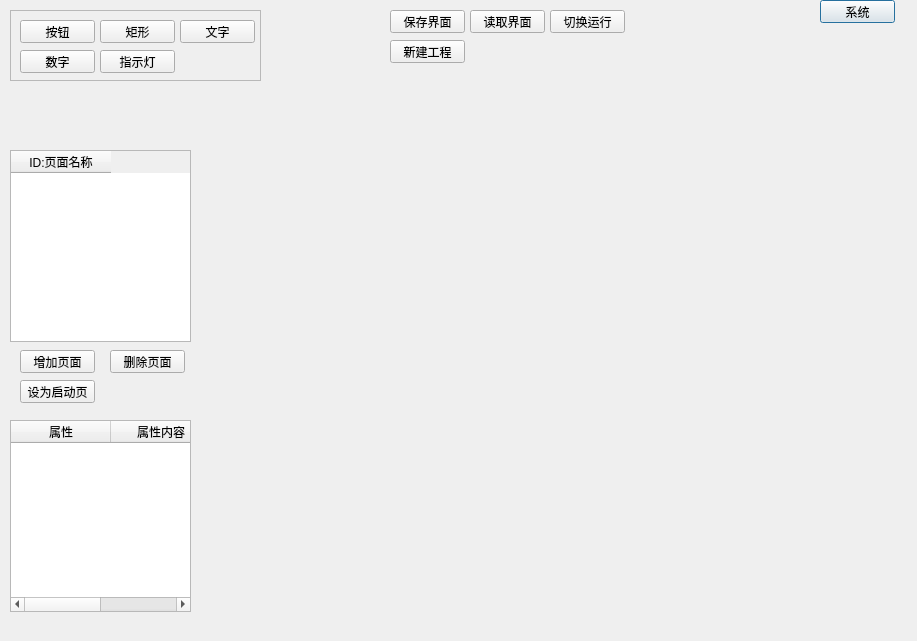
<ui version="4.0" >
 <class>econwinClass</class>
 <widget class="QDialog" name="econwinClass" >
  <property name="geometry" >
   <rect>
    <x>0</x>
    <y>0</y>
    <width>917</width>
    <height>641</height>
   </rect>
  </property>
  <property name="windowTitle" >
   <string>econwin</string>
  </property>
  <property name="autoFillBackground" >
   <bool>true</bool>
  </property>
  <widget class="QPushButton" name="pushButton" >
   <property name="geometry" >
    <rect>
     <x>820</x>
     <y>0</y>
     <width>75</width>
     <height>23</height>
    </rect>
   </property>
   <property name="text" >
    <string>系统</string>
   </property>
  </widget>
  <widget class="QPushButton" name="pushButton_save" >
   <property name="geometry" >
    <rect>
     <x>390</x>
     <y>10</y>
     <width>75</width>
     <height>23</height>
    </rect>
   </property>
   <property name="text" >
    <string>保存界面</string>
   </property>
  </widget>
  <widget class="QPushButton" name="pushButton_read" >
   <property name="geometry" >
    <rect>
     <x>470</x>
     <y>10</y>
     <width>75</width>
     <height>23</height>
    </rect>
   </property>
   <property name="text" >
    <string>读取界面</string>
   </property>
  </widget>
  <widget class="QPushButton" name="pb_yunxing" >
   <property name="geometry" >
    <rect>
     <x>550</x>
     <y>10</y>
     <width>75</width>
     <height>23</height>
    </rect>
   </property>
   <property name="text" >
    <string>切换运行</string>
   </property>
  </widget>
  <widget class="QFrame" name="frame" >
   <property name="geometry" >
    <rect>
     <x>10</x>
     <y>10</y>
     <width>251</width>
     <height>71</height>
    </rect>
   </property>
   <property name="frameShape" >
    <enum>QFrame::StyledPanel</enum>
   </property>
   <property name="frameShadow" >
    <enum>QFrame::Sunken</enum>
   </property>
   <widget class="QPushButton" name="pushButton_2" >
    <property name="geometry" >
     <rect>
      <x>10</x>
      <y>10</y>
      <width>75</width>
      <height>23</height>
     </rect>
    </property>
    <property name="text" >
     <string>按钮</string>
    </property>
   </widget>
   <widget class="QPushButton" name="pb_juxing" >
    <property name="geometry" >
     <rect>
      <x>90</x>
      <y>10</y>
      <width>75</width>
      <height>23</height>
     </rect>
    </property>
    <property name="text" >
     <string>矩形</string>
    </property>
   </widget>
   <widget class="QPushButton" name="pb_wenzhi" >
    <property name="geometry" >
     <rect>
      <x>170</x>
      <y>10</y>
      <width>75</width>
      <height>23</height>
     </rect>
    </property>
    <property name="text" >
     <string>文字</string>
    </property>
   </widget>
   <widget class="QPushButton" name="pb_shuzhi" >
    <property name="geometry" >
     <rect>
      <x>10</x>
      <y>40</y>
      <width>75</width>
      <height>23</height>
     </rect>
    </property>
    <property name="text" >
     <string>数字</string>
    </property>
   </widget>
   <widget class="QPushButton" name="pb_zhishideng" >
    <property name="geometry" >
     <rect>
      <x>90</x>
      <y>40</y>
      <width>75</width>
      <height>23</height>
     </rect>
    </property>
    <property name="text" >
     <string>指示灯</string>
    </property>
   </widget>
  </widget>
  <widget class="QPushButton" name="pb_zhenjiayemian" >
   <property name="geometry" >
    <rect>
     <x>20</x>
     <y>350</y>
     <width>75</width>
     <height>23</height>
    </rect>
   </property>
   <property name="text" >
    <string>增加页面</string>
   </property>
  </widget>
  <widget class="QTableWidget" name="yemiantableWidget" >
   <property name="geometry" >
    <rect>
     <x>10</x>
     <y>150</y>
     <width>181</width>
     <height>192</height>
    </rect>
   </property>
   <column>
    <property name="text" >
     <string>ID:页面名称</string>
    </property>
   </column>
  </widget>
  <widget class="QTableWidget" name="yemianshuxingtableWidget" >
   <property name="geometry" >
    <rect>
     <x>10</x>
     <y>420</y>
     <width>181</width>
     <height>192</height>
    </rect>
   </property>
   <column>
    <property name="text" >
     <string>属性</string>
    </property>
   </column>
   <column>
    <property name="text" >
     <string>属性内容</string>
    </property>
   </column>
  </widget>
  <widget class="QPushButton" name="pb_shanchuyemian" >
   <property name="geometry" >
    <rect>
     <x>110</x>
     <y>350</y>
     <width>75</width>
     <height>23</height>
    </rect>
   </property>
   <property name="text" >
    <string>删除页面</string>
   </property>
  </widget>
  <widget class="QPushButton" name="pb_shezhishouye" >
   <property name="geometry" >
    <rect>
     <x>20</x>
     <y>380</y>
     <width>75</width>
     <height>23</height>
    </rect>
   </property>
   <property name="text" >
    <string>设为启动页</string>
   </property>
  </widget>
  <widget class="QPushButton" name="pb_new" >
   <property name="geometry" >
    <rect>
     <x>390</x>
     <y>40</y>
     <width>75</width>
     <height>23</height>
    </rect>
   </property>
   <property name="text" >
    <string>新建工程</string>
   </property>
  </widget>
 </widget>
 <layoutdefault spacing="6" margin="11" />
 <resources/>
 <connections/>
</ui>
